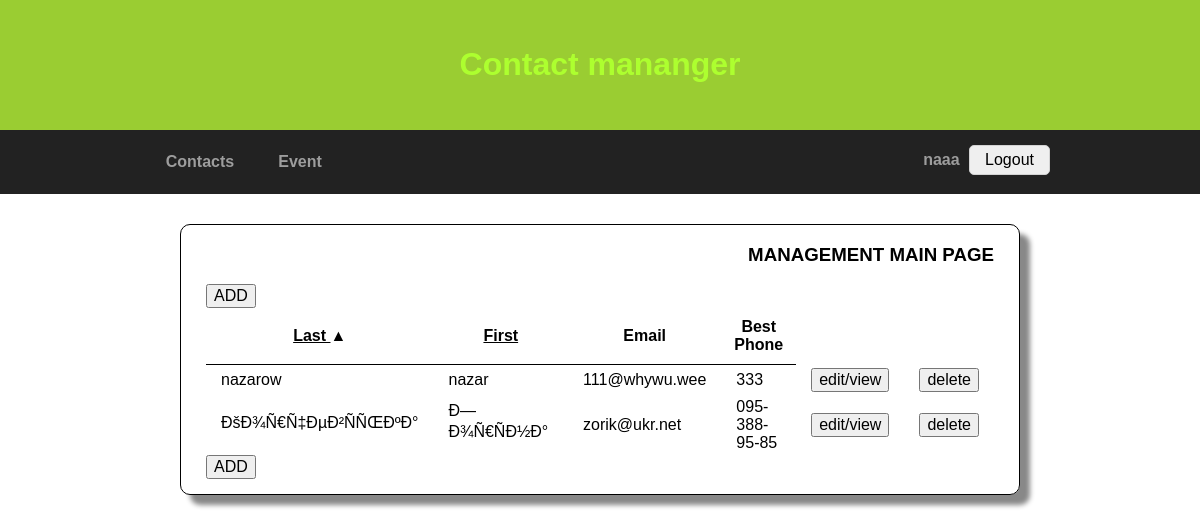
Screenshot of /index.php?sort_l=last_descending (signed in) with the database file from the repository.
### tables this page shows
CREATE TABLE IF NOT EXISTS `contacts` (
`id` int(6) unsigned NOT NULL,
  `first_name` varchar(30) DEFAULT NULL,
  `last_name` varchar(30) DEFAULT NULL,
  `email` varchar(50) DEFAULT NULL,
  `home_phone` varchar(20) DEFAULT NULL,
  `work_phone` varchar(20) DEFAULT NULL,
  `cell_phone` varchar(20) DEFAULT NULL,
  `address1` varchar(50) DEFAULT NULL,
  `address2` varchar(50) DEFAULT NULL,
  `city` varchar(30) DEFAULT NULL,
  `state` varchar(30) DEFAULT NULL,
  `zip` varchar(10) DEFAULT NULL,
  `country` varchar(30) DEFAULT NULL,
  `birth_day` date DEFAULT NULL
);

### php_script/validation.php (called while the page is built, shortened)
<?php
	function string_fix($str, $conn){
		return htmlentities(mysqli_real_escape_string($conn, $str));
	}
?>

### index.php (the view, shortened to what this page needs)
<?php
	require_once 'php_script\validation.php';
	$conn = sql_connect();
	$sort_l ='';
	$sort_f ='';
	$symbol_f ='';
	$symbol_l ='';
	$best_phone = '';
	$username = $_SESSION['username'];
	if (isset($_GET["sort_l"])) {
		$sort_l = string_fix($_GET['sort_l'], $conn);
	}
		$num_records_per_page = 5;
	if (isset($_GET['page_active'])) {
		$page_active =$_GET['page_active'];
	}
	else {
		$page_active = 1;
	}
		$start_from = ($page_active-1) * $num_records_per_page;
	if ($sort_l == 'last_ascending' or $sort_l == "" and (!isset($_GET["sort_f"])) ){
		$sql = "SELECT id, last_name, first_name, cell_phone, work_phone, home_phone, email, best_phone FROM users_contacts, contacts LEFT OUTER JOIN best_phone ON best_phone.id_contacts = contacts.id WHERE users_contacts.username = '$username' AND contacts.id = users_contacts.id_contacts ORDER BY last_name LIMIT $start_from, $num_records_per_page";
		$symbol_l= '&#9660';
		$sort_l = 'last_descending';
					}
	elseif ($sort_l == 'last_descending'){
			$sql = "SELECT id, last_name, first_name, cell_phone, work_phone, home_phone, email, best_phone FROM users_contacts, contacts LEFT OUTER JOIN best_phone ON best_phone.id_contacts = contacts.id WHERE users_contacts.username = '$username' AND contacts.id = users_contacts.id_contacts ORDER BY last_name DESC";
			$symbol_l= '&#9650';
			$sort_l = 'last_ascending';
	}
	$result = mysqli_query($conn, $sql);
?>
<!DOCTYPE html>
<html>
<head>
	<link rel="stylesheet" type="text/css" href="css/normalize.css">
	<link rel="stylesheet" type="text/css" href="css/style.css">
</head>
<body>
	<header class="header">
		<div class="container">
			<h1>Contact mananger</h1>
		</div>
	</header>
	<nav class="page-navigation">
		<div class="container">
			<ul>
				<li><a href="index.php">Contacts</a></li>
				<li><a href="event.php">Event</a></li>
			</ul>
			<form class="login" action="login.php" method="post">
				<span class="session_va"><?php echo $_SESSION['username']; ?></span>
				<input type="submit" name="logout" value="Logout">
			</form>
		</div>
	</nav>
	<main class="main">
		<div class="container">
			<div class='content_view'>
				<span style='text-align: right'><h3>MANAGEMENT MAIN PAGE</h3></span>
				<table>
					<form action='edit_view.php'>
					<input type='submit' value= 'ADD'>
					</form>
					<thead>
						<tr>
							<th><a href="index.php?sort_l=<?php echo $sort_l;?>">Last </a><?php echo $symbol_l ?></th>
							<th><a href="index.php?sort_f=<?php echo $sort_f;?>">First </a><?php echo $symbol_f ?></th>
							<th>Email</th>
							<th>Best Phone</th>
						</tr>
					</thead>
					<tbody>
			<?php
				while ($row = mysqli_fetch_assoc($result)) {
					if ($row["best_phone"] == 'cell'){
						$best_phone = $row["cell_phone"];
					}
					elseif ($row["best_phone"] == 'work'){
						$best_phone = $row["work_phone"];
					}
						elseif ($row["best_phone"] == 'home'){
						$best_phone = $row["home_phone"];
					}
					echo
						"<tr>
							<td>" . $row["last_name"] . "</td>
							<td>".  $row["first_name"] . "</td>
							<td>" . $row["email"] . "</td>
							<td>" . $best_phone ."</td>
							<td>
								<form  method='post' action='edit_view.php'>
									<input type='hidden' name='id' value=". $row["id"] .">
									<input type='hidden' name='edit_view' value='yes'>
									<input type='submit' value='edit/view'>
								</form></td>
							<td>
								<form  method='post' action='index.php'>
									<input type='hidden' name='id' value=". $row["id"] .">
									<input type='hidden' name='delete' value='yes'>
									<input type='submit' value='delete'>
								</form></td>
						</tr>";
				}
				?>
						</tbody>
					</table>
				<form action='edit_view.php'>
				<input type='submit' value= 'ADD'>
				</form>
			</div>
		</div>
	</main>
</body>
</html>

### css/style.css (style rules this page uses)
body { font-family: Arial, San-Serif; font-size: 100%; }
ul { margin:0; padding: 0; }
ul li { list-style-type: none; }
a { color:black; }
td { padding:3px 15px 3px 15px; }
.container { margin:0 auto; width:900px; }
.header { padding:25px 0; background-color: yellowgreen; box-shadow: 10px 10px 5px #888888; }
.header h1, .header h2 { color:greenyellow; text-align: center; }
.page-navigation { background-color:#222; border-color:#101010; min-height: 64px; }
.page-navigation li { float:left; width: 100px; }
.page-navigation a { display:block; color:#9d9d9d; line-height: 4em; font-weight: bold; text-align: center; text-decoration: none; }
.session_va { color:#9d9d9d; font-weight: bold; padding: 0 5px 0 5px; }
.login { padding: 15px 0; float:right; }
.login input[type="submit"] { padding: 5px 15px; border-radius: 5px; border:1px solid lightgrey ; }
.content_view { border:1px solid; border-radius: 10px; padding: 0px 25px 15px 25px; display: inline-block; width:auto; margin:30px 30px 15px 30px; box-shadow: 10px 10px 5px #888888; position: relative; }
#event_table td, th { padding:10px 5px 10px 5px; border-bottom: 1px solid; }
.main { min-height: 400px; }

### rows the page displays
contacts: last_name "nazarow", first_name "nazar", email "111@whywu.wee", cell_phone "333"
contacts: last_name "ÐšÐ¾Ñ€Ñ‡ÐµÐ²ÑÑŒÐºÐ°", first_name "Ð—Ð¾Ñ€ÑÐ½Ð°", email "zorik@ukr.net", home_phone "095-388-95-85"

### other values shown
$_SESSION['username'] "naaa"
$symbol_l "▲"
